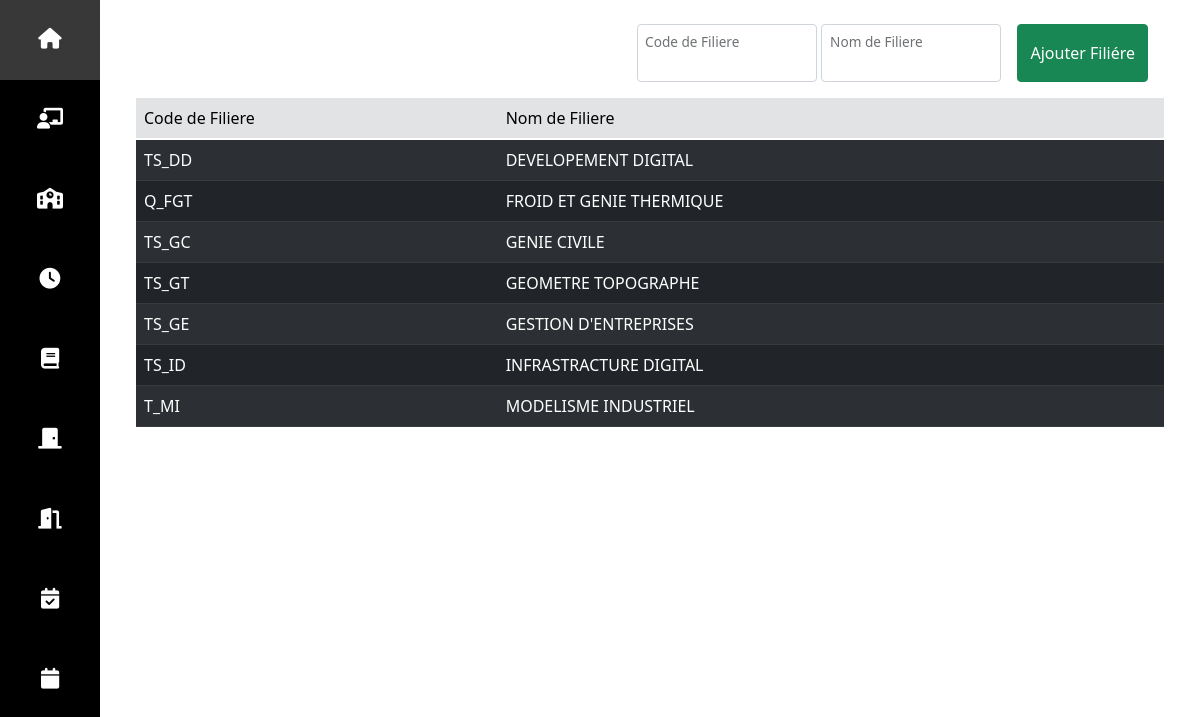
The app's page /views/ajouterFiliere.php with its own data.
### tables this page shows
CREATE TABLE "filiere" (
	"codeFiliere"	TEXT,
	"nomFiliere"	TEXT,
	PRIMARY KEY("codeFiliere")
);

### app/SQLiteSelect.php (called while the page is built, shortened)
<?php
class SQLiteSelect {
    private $cnx;
    public function __construct($cnx) {
        $this->cnx = $cnx;
    }
    public function getFilieres(){
        $stmt = $this->cnx->query('SELECT * from filiere ORDER BY nomFiliere');
        $filieres = [];
        while ($row = $stmt->fetch(\PDO::FETCH_ASSOC)) {
            $filieres[] = [
            'codeFiliere' => $row['codeFiliere'],
            'nomFiliere' => $row['nomFiliere']
            ];
        }
            return $filieres;
    }
}

### views/ajouterFiliere.php (the view, shortened to what this page needs)
<?php
    require '../cnx.php';
?>
<?php include 'dashMenu.php'; ?>
<div class="col-sm-11 mt-4">
    <div  class="container-fluid" id="content-add-filiere">
        <div class="row">
            <div class="col-sm-12 dashFiliere">
                <div class="addTFiliereFormWrapper">
                    <form method="POST" id="filiereForm">
                        <div class="form-floating mb-3">
                            <input type="text" class="form-control" id="codeFil" name="codeFil">
                            <label for="codeFil">Code de Filiere</label>
                        </div>
                        <div class="form-floating mb-3">
                            <input type="text" class="form-control" id="nomFil" name="nomFil">
                            <label for="nomFil">Nom de Filiere</label>
                        </div>
                        <div class="input-group mb-3">
                            <button type="button" class="btn btn-success mx-3" id="submitFiliere" name="ajouterSalle"  onclick="save_filiere();return false;">Ajouter Filiére</button>
                        </div>
                    </form>
                </div>
            </div>
            <div class='col-sm-12 mainFiliere'>
                <div id="filiereList">
                    <?php
                        $select1 = new SQLiteSelect($cnx);
                        $filieres = $select1->getFilieres();
                        echo "<center><table class=' table table-dark table-striped table-hover w-100'>
                        <thead><tr class='table-secondary'><td>Code de Filiere</td><td>Nom de Filiere</td></tr><tbody>";
                        foreach($filieres as $filiere){
                            echo "<tr><td>".$filiere['codeFiliere']."</td><td>".$filiere['nomFiliere']."</td></tr>";
                        }
                        echo "</tbody></table>";
                    ?>
                </div>
            </div>
        </div>
    </div>
</div>
</body>
</html>

### records on screen
filiere: codeFiliere "TS_DD", nomFiliere "DEVELOPEMENT DIGITAL"
filiere: codeFiliere "Q_FGT", nomFiliere "FROID ET GENIE THERMIQUE"
filiere: codeFiliere "TS_GC", nomFiliere "GENIE CIVILE"
filiere: codeFiliere "TS_GT", nomFiliere "GEOMETRE TOPOGRAPHE"
filiere: codeFiliere "TS_GE", nomFiliere "GESTION D'ENTREPRISES"
filiere: codeFiliere "TS_ID", nomFiliere "INFRASTRACTURE DIGITAL"
filiere: codeFiliere "T_MI", nomFiliere "MODELISME INDUSTRIEL"
